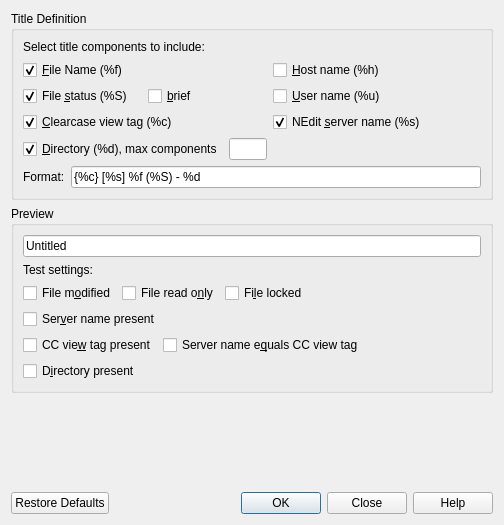
<?xml version="1.0" encoding="UTF-8"?>
<ui version="4.0">
 <class>DialogWindowTitle</class>
 <widget class="QDialog" name="DialogWindowTitle">
  <property name="geometry">
   <rect>
    <x>0</x>
    <y>0</y>
    <width>504</width>
    <height>525</height>
   </rect>
  </property>
  <property name="windowTitle">
   <string>Customize Window Title</string>
  </property>
  <layout class="QVBoxLayout" name="verticalLayout_3">
   <item>
    <widget class="QGroupBox" name="groupBox">
     <property name="title">
      <string>Title Definition</string>
     </property>
     <layout class="QVBoxLayout" name="verticalLayout">
      <item>
       <widget class="QLabel" name="label">
        <property name="text">
         <string>Select title components to include:</string>
        </property>
       </widget>
      </item>
      <item>
       <layout class="QGridLayout" name="gridLayout">
        <item row="0" column="0">
         <widget class="QCheckBox" name="checkFileName">
          <property name="text">
           <string>&amp;File Name (%f)</string>
          </property>
          <property name="checked">
           <bool>true</bool>
          </property>
         </widget>
        </item>
        <item row="0" column="1">
         <widget class="QCheckBox" name="checkHostName">
          <property name="text">
           <string>&amp;Host name (%h)</string>
          </property>
         </widget>
        </item>
        <item row="1" column="0">
         <layout class="QHBoxLayout" name="horizontalLayout_7">
          <item>
           <widget class="QCheckBox" name="checkFileStatus">
            <property name="text">
             <string>File &amp;status (%S)</string>
            </property>
            <property name="checked">
             <bool>true</bool>
            </property>
           </widget>
          </item>
          <item>
           <widget class="QCheckBox" name="checkBrief">
            <property name="text">
             <string>&amp;brief</string>
            </property>
           </widget>
          </item>
         </layout>
        </item>
        <item row="1" column="1">
         <widget class="QCheckBox" name="checkUserName">
          <property name="text">
           <string>&amp;User name (%u)</string>
          </property>
         </widget>
        </item>
        <item row="2" column="0">
         <widget class="QCheckBox" name="checkClearCase">
          <property name="text">
           <string>&amp;Clearcase view tag (%c)</string>
          </property>
          <property name="checked">
           <bool>true</bool>
          </property>
         </widget>
        </item>
        <item row="2" column="1">
         <widget class="QCheckBox" name="checkServerName">
          <property name="text">
           <string>NEdit &amp;server name (%s)</string>
          </property>
          <property name="checked">
           <bool>true</bool>
          </property>
         </widget>
        </item>
        <item row="3" column="0">
         <layout class="QHBoxLayout" name="horizontalLayout_2">
          <item>
           <widget class="QCheckBox" name="checkDirectory">
            <property name="text">
             <string>&amp;Directory (%d), max components</string>
            </property>
            <property name="checked">
             <bool>true</bool>
            </property>
           </widget>
          </item>
          <item>
           <widget class="QLineEdit" name="editDirectory"/>
          </item>
         </layout>
        </item>
        <item row="3" column="1">
         <spacer name="horizontalSpacer">
          <property name="orientation">
           <enum>Qt::Horizontal</enum>
          </property>
          <property name="sizeHint" stdset="0">
           <size>
            <width>278</width>
            <height>20</height>
           </size>
          </property>
         </spacer>
        </item>
       </layout>
      </item>
      <item>
       <layout class="QHBoxLayout" name="horizontalLayout">
        <item>
         <widget class="QLabel" name="label_2">
          <property name="text">
           <string>Format:</string>
          </property>
         </widget>
        </item>
        <item>
         <widget class="QLineEdit" name="editFormat">
          <property name="text">
           <string>{%c} [%s] %f (%S) - %d</string>
          </property>
         </widget>
        </item>
       </layout>
      </item>
     </layout>
    </widget>
   </item>
   <item>
    <widget class="QGroupBox" name="groupBox_2">
     <property name="title">
      <string>Preview</string>
     </property>
     <layout class="QVBoxLayout" name="verticalLayout_2">
      <item>
       <widget class="QLineEdit" name="editPreview">
        <property name="text">
         <string>Untitled</string>
        </property>
       </widget>
      </item>
      <item>
       <widget class="QLabel" name="label_3">
        <property name="text">
         <string>Test settings:</string>
        </property>
       </widget>
      </item>
      <item>
       <layout class="QHBoxLayout" name="horizontalLayout_3">
        <item>
         <widget class="QCheckBox" name="checkFileModified">
          <property name="text">
           <string>File m&amp;odified</string>
          </property>
         </widget>
        </item>
        <item>
         <widget class="QCheckBox" name="checkFileReadOnly">
          <property name="text">
           <string>File read o&amp;nly</string>
          </property>
         </widget>
        </item>
        <item>
         <widget class="QCheckBox" name="checkFileLocked">
          <property name="text">
           <string>Fi&amp;le locked</string>
          </property>
         </widget>
        </item>
        <item>
         <spacer name="horizontalSpacer_2">
          <property name="orientation">
           <enum>Qt::Horizontal</enum>
          </property>
          <property name="sizeHint" stdset="0">
           <size>
            <width>40</width>
            <height>20</height>
           </size>
          </property>
         </spacer>
        </item>
       </layout>
      </item>
      <item>
       <layout class="QHBoxLayout" name="horizontalLayout_4">
        <item>
         <widget class="QCheckBox" name="checkServerNamePresent">
          <property name="text">
           <string>Ser&amp;ver name present</string>
          </property>
         </widget>
        </item>
        <item>
         <spacer name="horizontalSpacer_3">
          <property name="orientation">
           <enum>Qt::Horizontal</enum>
          </property>
          <property name="sizeHint" stdset="0">
           <size>
            <width>40</width>
            <height>20</height>
           </size>
          </property>
         </spacer>
        </item>
       </layout>
      </item>
      <item>
       <layout class="QHBoxLayout" name="horizontalLayout_5">
        <item>
         <widget class="QCheckBox" name="checkCCViewTagPresent">
          <property name="text">
           <string>CC vie&amp;w tag present</string>
          </property>
         </widget>
        </item>
        <item>
         <widget class="QCheckBox" name="checkServerEqualsCC">
          <property name="text">
           <string>Server name e&amp;quals CC view tag</string>
          </property>
         </widget>
        </item>
        <item>
         <spacer name="horizontalSpacer_4">
          <property name="orientation">
           <enum>Qt::Horizontal</enum>
          </property>
          <property name="sizeHint" stdset="0">
           <size>
            <width>40</width>
            <height>20</height>
           </size>
          </property>
         </spacer>
        </item>
       </layout>
      </item>
      <item>
       <layout class="QHBoxLayout" name="horizontalLayout_6">
        <item>
         <widget class="QCheckBox" name="checkDirectoryPresent">
          <property name="text">
           <string>D&amp;irectory present</string>
          </property>
         </widget>
        </item>
        <item>
         <spacer name="horizontalSpacer_5">
          <property name="orientation">
           <enum>Qt::Horizontal</enum>
          </property>
          <property name="sizeHint" stdset="0">
           <size>
            <width>40</width>
            <height>20</height>
           </size>
          </property>
         </spacer>
        </item>
       </layout>
      </item>
     </layout>
    </widget>
   </item>
   <item>
    <spacer name="verticalSpacer">
     <property name="orientation">
      <enum>Qt::Vertical</enum>
     </property>
     <property name="sizeHint" stdset="0">
      <size>
       <width>20</width>
       <height>3</height>
      </size>
     </property>
    </spacer>
   </item>
   <item>
    <widget class="QDialogButtonBox" name="buttonBox">
     <property name="orientation">
      <enum>Qt::Horizontal</enum>
     </property>
     <property name="standardButtons">
      <set>QDialogButtonBox::Close|QDialogButtonBox::Help|QDialogButtonBox::Ok|QDialogButtonBox::RestoreDefaults</set>
     </property>
    </widget>
   </item>
  </layout>
 </widget>
 <resources/>
 <connections>
  <connection>
   <sender>buttonBox</sender>
   <signal>rejected()</signal>
   <receiver>DialogWindowTitle</receiver>
   <slot>reject()</slot>
   <hints>
    <hint type="sourcelabel">
     <x>316</x>
     <y>260</y>
    </hint>
    <hint type="destinationlabel">
     <x>286</x>
     <y>274</y>
    </hint>
   </hints>
  </connection>
 </connections>
</ui>
